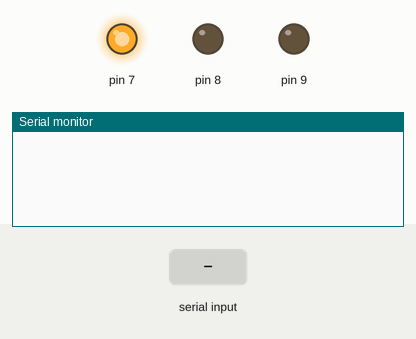
Recording of a sketch running on a simulated Arduino Uno, built with avr-gcc and run on an emulated ATmega328P. On the bench: output pins drawn as LEDs (lit = HIGH), the last lines printed to the serial monitor. The test bench sets the inputs (shaded band).

Above: at 1.2 s.
1.3 s: "1" received over Serial
At 3.2 s:
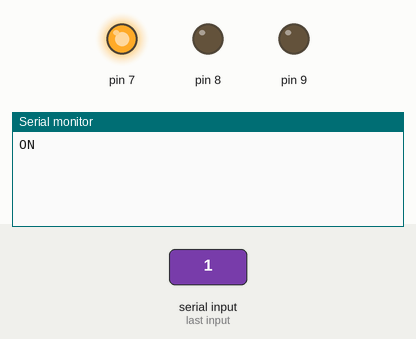
3.5 s: "0" received over Serial
At 5.0 s:
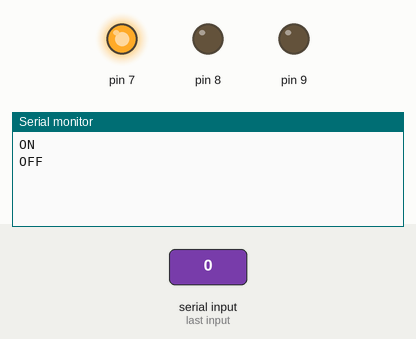

The sketch:

Motor_Test.ino
```cpp
void setup() {
  Serial.begin(9600);

   pinMode(7,OUTPUT);
   pinMode(8,OUTPUT);
   pinMode(9,OUTPUT);

   digitalWrite(7,HIGH);


}

void loop() {
  if(Serial.available()>0){
    char state  = Serial.read();

    if(state == '1'){
      digitalWrite(6,HIGH);
      digitalWrite(5,LOW);
      Serial.println("ON");
    }

    else if(state == '0'){
      digitalWrite(6,LOW);
      digitalWrite(5,LOW);
      Serial.println("OFF");
    }
    else{
      digitalWrite(6,HIGH);
      digitalWrite(5,LOW);
      Serial.println("ON");
    }
  }
  delay(1000);
}
```

Measured:
- after the input at 1.3 s, the serial monitor: prints a new line after 0.70 s (image 1)
- after the input at 3.5 s, the serial monitor: prints a new line after 0.50 s (image 2)
